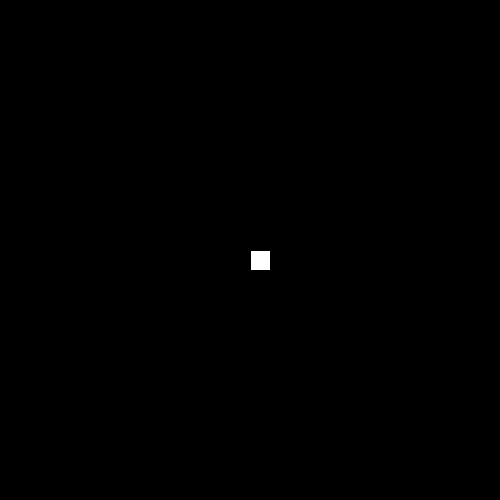
Frame 1 (no input)
Frame 60 (the mouse pressed at the canvas centre just before this capture): identical to frame 1, image omitted
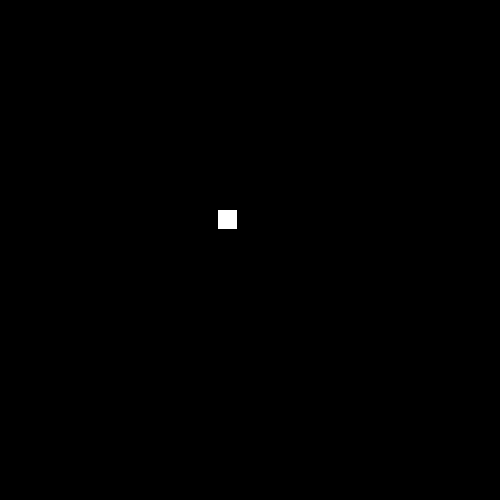
Frame 120 (the mouse held since frame 60 and released just before this capture)

The Processing sketch that drew these frames (run headless with seeded random() and noise(); from frame 60 on, the mouse is pressed at the canvas centre):

// Processing sketch: funciones_changePos
// ── funciones_changePos.pde
float posX, posY;

void setup() {
  size(500, 500);
  posX = width/2;
  posY = height/2;
}

void draw() {
  background(0);
  rect(posX, posY, 20, 20);

  if (mousePressed) {
    changePos(10, 5); //aca llamamos la funcion y le pasamos valores
  }
}

// Las funciones no solo se utilizan para dibujar cosas
// Tambien para realizar operaciones
void changePos (float moveX, float moveY) {
  posX += random(-moveX, moveX);
  posY += random(-moveY, moveY);

  //  posX += moveX;
  //  posY += moveY;
}
